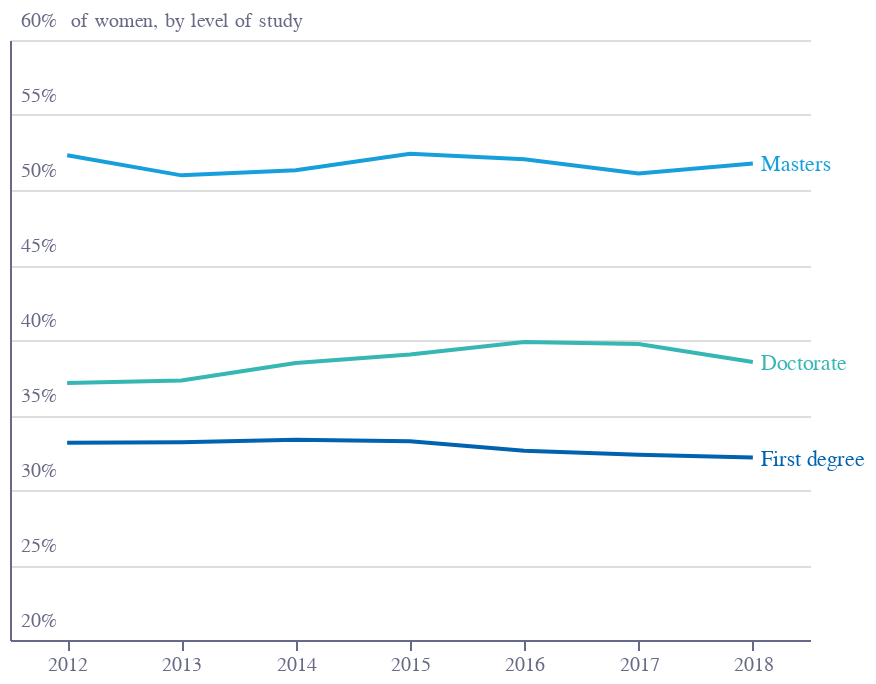

The notebook cell saved with this chart:
### Code cell
base = (
    (
        alt.Chart(f2a)
        .encode(
            tooltip="tooltip:N",
            x=alt.X(
                "ACYEAR:O",
                axis=alt.Axis(
                    grid=False,
                    title="",
                    labelColor=colors["eco-gray"],
                    titleColor=colors["eco-gray"],
                    tickColor=colors["eco-gray"],
                    domainColor=colors["eco-gray"],
                    tickCount=10,
                    orient="bottom",
                    labelAngle=0,
                ),
            ),
            y=alt.Y(
                "x:Q",
                sort=[],
                axis=alt.Axis(
                    grid=True,
                    title="of women, by level of study",
                    titleAnchor="start",
                    labelColor=colors["eco-gray"],
                    titleColor=colors["eco-gray"],
                    tickColor=colors["eco-gray"],
                    domainColor=colors["eco-gray"],
                    titleFontSize=10,
                    titleFontWeight="normal",
                    ticks=False,
                    labelAlign="left",
                    labelBaseline="middle",
                    labelPadding=-5,
                    labelOffset=-10,
                    titleX=30,
                    titleY=-5,
                    titleBaseline="bottom",
                    titleAngle=0,
                    titleAlign="left",
                    tickCount=7,
                    format=".0%",
                ),
                scale=alt.Scale(domain=[0.2, 0.6]),
            ),
            color=alt.Color(
                "F_XLEV601:N",
                legend=None,
                scale=alt.Scale(
                    range=[
                        colors["eco-turquiose"],
                        colors["eco-mid-blue"],
                        colors["eco-light-blue"],
                    ]
                ),
            ),
        )
        .transform_calculate(
            tooltip="datum.ACYEAR+' 🎓 '+datum.F_XLEV601+' 📈 '+round(datum.percent_fem*10)/10.0+'%'"
        )
    )
    .transform_calculate(x="datum.percent_fem/100")
    .transform_filter("datum.F_SEXID=='Female'")
)
line = base.mark_line(opacity=1)
text = (
    base.mark_text(dx=4, dy=1, align="left")
    .encode(
        text=alt.Text("F_XLEV601:N"),
    )
    .transform_filter("datum.ACYEAR==2018")
)

layer1 = (
    ((line + text).properties(height=300, width=400))
    .configure_view(stroke=None)
    .properties(title="")
)
layer1.save("visualisation/" + f + ".json")
layer1

### Figure 1 — Vega-Lite specification as saved in the notebook (floating-point values rounded to 4 significant figures)
{"config": {"view": {"continuousWidth": 400, "continuousHeight": 300, "stroke": null}}, "layer": [{"mark": {"type": "line", "opacity": 1}, "encoding": {"color": {"type": "nominal", "field": "F_XLEV601", "legend": null, "scale": {"range": ["#36B7B4", "#0063AF", "#179FDB"]}}, "tooltip": {"type": "nominal", "field": "tooltip"}, "x": {"type": "ordinal", "axis": {"domainColor": "#676A86", "grid": false, "labelAngle": 0, "labelColor": "#676A86", "orient": "bottom", "tickColor": "#676A86", "tickCount": 10, "title": "", "titleColor": "#676A86"}, "field": "ACYEAR"}, "y": {"type": "quantitative", "axis": {"domainColor": "#676A86", "format": ".0%", "grid": true, "labelAlign": "left", "labelBaseline": "middle", "labelColor": "#676A86", "labelOffset": -10, "labelPadding": -5, "tickColor": "#676A86", "tickCount": 7, "ticks": false, "title": "of women, by level of study", "titleAlign": "left", "titleAnchor": "start", "titleAngle": 0, "titleBaseline": "bottom", "titleColor": "#676A86", "titleFontSize": 10, "titleFontWeight": "normal", "titleX": 30, "titleY": -5}, "field": "x", "scale": {"domain": [0.2, 0.6]}, "sort": []}}, "transform": [{"calculate": "datum.ACYEAR+' 🎓 '+datum.F_XLEV601+' 📈 '+round(datum.percent_fem*10)/10.0+'%'", "as": "tooltip"}, {"calculate": "datum.percent_fem/100", "as": "x"}, {"filter": "datum.F_SEXID=='Female'"}]}, {"mark": {"type": "text", "align": "left", "dx": 4, "dy": 1}, "encoding": {"color": {"type": "nominal", "field": "F_XLEV601", "legend": null, "scale": {"range": ["#36B7B4", "#0063AF", "#179FDB"]}}, "text": {"type": "nominal", "field": "F_XLEV601"}, "tooltip": {"type": "nominal", "field": "tooltip"}, "x": {"type": "ordinal", "axis": {"domainColor": "#676A86", "grid": false, "labelAngle": 0, "labelColor": "#676A86", "orient": "bottom", "tickColor": "#676A86", "tickCount": 10, "title": "", "titleColor": "#676A86"}, "field": "ACYEAR"}, "y": {"type": "quantitative", "axis": {"domainColor": "#676A86", "format": ".0%", "grid": true, "labelAlign": "left", "labelBaseline": "middle", "labelColor": "#676A86", "labelOffset": -10, "labelPadding": -5, "tickColor": "#676A86", "tickCount": 7, "ticks": false, "title": "of women, by level of study", "titleAlign": "left", "titleAnchor": "start", "titleAngle": 0, "titleBaseline": "bottom", "titleColor": "#676A86", "titleFontSize": 10, "titleFontWeight": "normal", "titleX": 30, "titleY": -5}, "field": "x", "scale": {"domain": [0.2, 0.6]}, "sort": []}}, "transform": [{"calculate": "datum.ACYEAR+' 🎓 '+datum.F_XLEV601+' 📈 '+round(datum.percent_fem*10)/10.0+'%'", "as": "tooltip"}, {"calculate": "datum.percent_fem/100", "as": "x"}, {"filter": "datum.F_SEXID=='Female'"}, {"filter": "datum.ACYEAR==2018"}]}], "data": {"name": "data-2a4417e772b378194bee44ab0b8d77a3"}, "height": 300, "title": "", "width": 400, "$schema": "https://vega.github.io/schema/vega-lite/v4.8.1.json", "datasets": {"data-2a4417e772b378194bee44ab0b8d77a3": [{"ACYEAR": 2012, "F_XLEV601": "First degree", "F_SEXID": "Female", "n": 9691.0, "percent_fem": 33.14, "percent_dist": 72.67}, {"ACYEAR": 2012, "F_XLEV601": "First degree", "F_SEXID": "Male", "n": 19550.0, "percent_fem": 66.86, "percent_dist": 84.16}, {"ACYEAR": 2012, "F_XLEV601": "Masters", "F_SEXID": "Female", "n": 3186.0, "percent_fem": 52.32, "percent_dist": 23.89}, {"ACYEAR": 2012, "F_XLEV601": "Masters", "F_SEXID": "Male", "n": 2904.0, "percent_fem": 47.68, "percent_dist": 12.5}, {"ACYEAR": 2012, "F_XLEV601": "Doctorate", "F_SEXID": "Female", "n": 458.1, "percent_fem": 37.13, "percent_dist": 3.436}, {"ACYEAR": 2012, "F_XLEV601": "Doctorate", "F_SEXID": "Male", "n": 775.7, "percent_fem": 62.87, "percent_dist": 3.339}, {"ACYEAR": 2013, "F_XLEV601": "First degree", "F_SEXID": "Female", "n": 9950.0, "percent_fem": 33.19, "percent_dist": 73.52}, {"ACYEAR": 2013, "F_XLEV601": "First degree", "F_SEXID": "Male", "n": 20030.0, "percent_fem": 66.81, "percent_dist": 84.13}, {"ACYEAR": 2013, "F_XLEV601": "Masters", "F_SEXID": "Female", "n": 3124.0, "percent_fem": 50.98, "percent_dist": 23.08}, {"ACYEAR": 2013, "F_XLEV601": "Masters", "F_SEXID": "Male", "n": 3004.0, "percent_fem": 49.02, "percent_dist": 12.62}, {"ACYEAR": 2013, "F_XLEV601": "Doctorate", "F_SEXID": "Female", "n": 460.5, "percent_fem": 37.3, "percent_dist": 3.403}, {"ACYEAR": 2013, "F_XLEV601": "Doctorate", "F_SEXID": "Male", "n": 774.0, "percent_fem": 62.7, "percent_dist": 3.251}, {"ACYEAR": 2014, "F_XLEV601": "First degree", "F_SEXID": "Female", "n": 10120.0, "percent_fem": 33.35, "percent_dist": 73.05}, {"ACYEAR": 2014, "F_XLEV601": "First degree", "F_SEXID": "Male", "n": 20220.0, "percent_fem": 66.65, "percent_dist": 84.02}, {"ACYEAR": 2014, "F_XLEV601": "Masters", "F_SEXID": "Female", "n": 3265.0, "percent_fem": 51.31, "percent_dist": 23.58}, {"ACYEAR": 2014, "F_XLEV601": "Masters", "F_SEXID": "Male", "n": 3098.0, "percent_fem": 48.69, "percent_dist": 12.87}, {"ACYEAR": 2014, "F_XLEV601": "Doctorate", "F_SEXID": "Female", "n": 466.8, "percent_fem": 38.46, "percent_dist": 3.37}, {"ACYEAR": 2014, "F_XLEV601": "Doctorate", "F_SEXID": "Male", "n": 746.8, "percent_fem": 61.54, "percent_dist": 3.103}, {"ACYEAR": 2015, "F_XLEV601": "First degree", "F_SEXID": "Female", "n": 10640.0, "percent_fem": 33.25, "percent_dist": 74.65}, {"ACYEAR": 2015, "F_XLEV601": "First degree", "F_SEXID": "Male", "n": 21360.0, "percent_fem": 66.75, "percent_dist": 85.67}, {"ACYEAR": 2015, "F_XLEV601": "Masters", "F_SEXID": "Female", "n": 3165.0, "percent_fem": 52.41, "percent_dist": 22.2}, {"ACYEAR": 2015, "F_XLEV601": "Masters", "F_SEXID": "Male", "n": 2874.0, "percent_fem": 47.59, "percent_dist": 11.52}, {"ACYEAR": 2015, "F_XLEV601": "Doctorate", "F_SEXID": "Female", "n": 448.6, "percent_fem": 39.03, "percent_dist": 3.146}, {"ACYEAR": 2015, "F_XLEV601": "Doctorate", "F_SEXID": "Male", "n": 700.7, "percent_fem": 60.97, "percent_dist": 2.81}, {"ACYEAR": 2016, "F_XLEV601": "First degree", "F_SEXID": "Female", "n": 11090.0, "percent_fem": 32.62, "percent_dist": 75.19}, {"ACYEAR": 2016, "F_XLEV601": "First degree", "F_SEXID": "Male", "n": 22900.0, "percent_fem": 67.38, "percent_dist": 86.3}, {"ACYEAR": 2016, "F_XLEV601": "Masters", "F_SEXID": "Female", "n": 3209.0, "percent_fem": 52.05, "percent_dist": 21.76}, {"ACYEAR": 2016, "F_XLEV601": "Masters", "F_SEXID": "Male", "n": 2956.0, "percent_fem": 47.95, "percent_dist": 11.14}, {"ACYEAR": 2016, "F_XLEV601": "Doctorate", "F_SEXID": "Female", "n": 450.3, "percent_fem": 39.87, "percent_dist": 3.054}, {"ACYEAR": 2016, "F_XLEV601": "Doctorate", "F_SEXID": "Male", "n": 679.2, "percent_fem": 60.13, "percent_dist": 2.56}, {"ACYEAR": 2017, "F_XLEV601": "First degree", "F_SEXID": "Female", "n": 11640.0, "percent_fem": 32.36, "percent_dist": 77.41}, {"ACYEAR": 2017, "F_XLEV601": "First degree", "F_SEXID": "Male", "n": 24340.0, "percent_fem": 67.64, "percent_dist": 87.43}, {"ACYEAR": 2017, "F_XLEV601": "Masters", "F_SEXID": "Female", "n": 2951.0, "percent_fem": 51.1, "percent_dist": 19.62}, {"ACYEAR": 2017, "F_XLEV601": "Masters", "F_SEXID": "Male", "n": 2823.0, "percent_fem": 48.9, "percent_dist": 10.14}, {"ACYEAR": 2017, "F_XLEV601": "Doctorate", "F_SEXID": "Female", "n": 446.2, "percent_fem": 39.74, "percent_dist": 2.967}, {"ACYEAR": 2017, "F_XLEV601": "Doctorate", "F_SEXID": "Male", "n": 676.7, "percent_fem": 60.26, "percent_dist": 2.431}, {"ACYEAR": 2018, "F_XLEV601": "First degree", "F_SEXID": "Female", "n": 12000.0, "percent_fem": 32.16, "percent_dist": 76.77}, {"ACYEAR": 2018, "F_XLEV601": "First degree", "F_SEXID": "Male", "n": 25310.0, "percent_fem": 67.84, "percent_dist": 87.38}, {"ACYEAR": 2018, "F_XLEV601": "Masters", "F_SEXID": "Female", "n": 3219.0, "percent_fem": 51.77, "percent_dist": 20.59}, {"ACYEAR": 2018, "F_XLEV601": "Masters", "F_SEXID": "Male", "n": 2999.0, "percent_fem": 48.23, "percent_dist": 10.35}, {"ACYEAR": 2018, "F_XLEV601": "Doctorate", "F_SEXID": "Female", "n": 412.0, "percent_fem": 38.53, "percent_dist": 2.636}, {"ACYEAR": 2018, "F_XLEV601": "Doctorate", "F_SEXID": "Male", "n": 657.3, "percent_fem": 61.47, "percent_dist": 2.269}]}}
